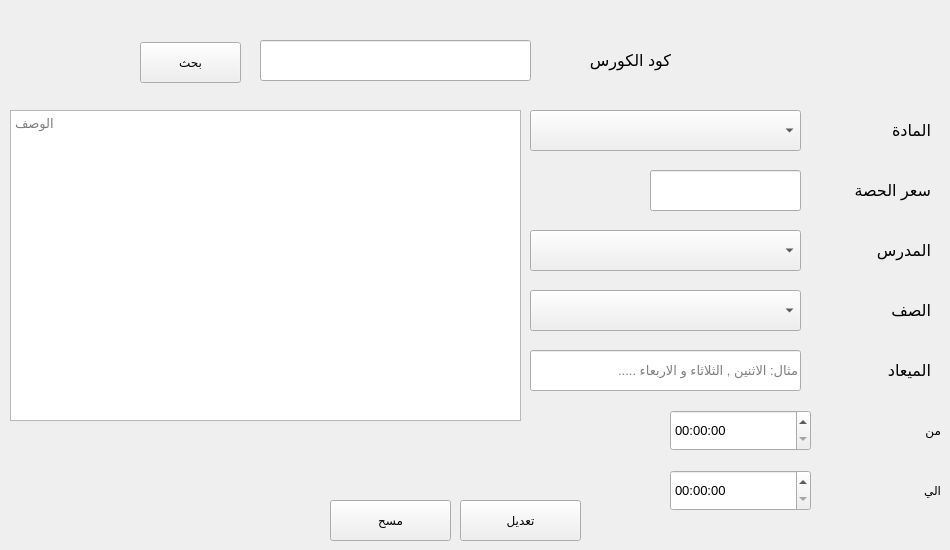
        <widget class="QWidget" name="tab_10">
         <attribute name="title">
          <string>تعديل / مسح</string>
         </attribute>
         <widget class="QLineEdit" name="lineEdit_7">
          <property name="geometry">
           <rect>
            <x>650</x>
            <y>170</y>
            <width>151</width>
            <height>41</height>
           </rect>
          </property>
          <property name="font">
           <font>
            <pointsize>10</pointsize>
           </font>
          </property>
         </widget>
         <widget class="QPushButton" name="pushButton_11">
          <property name="geometry">
           <rect>
            <x>460</x>
            <y>500</y>
            <width>121</width>
            <height>41</height>
           </rect>
          </property>
          <property name="font">
           <font/>
          </property>
          <property name="text">
           <string>تعديل</string>
          </property>
         </widget>
         <widget class="QComboBox" name="comboBox_5">
          <property name="geometry">
           <rect>
            <x>530</x>
            <y>290</y>
            <width>271</width>
            <height>41</height>
           </rect>
          </property>
          <property name="font">
           <font>
            <pointsize>10</pointsize>
           </font>
          </property>
          <item>
           <property name="text">
            <string/>
           </property>
          </item>
         </widget>
         <widget class="QComboBox" name="comboBox_6">
          <property name="geometry">
           <rect>
            <x>530</x>
            <y>230</y>
            <width>271</width>
            <height>41</height>
           </rect>
          </property>
          <property name="font">
           <font>
            <pointsize>10</pointsize>
           </font>
          </property>
          <item>
           <property name="text">
            <string/>
           </property>
          </item>
         </widget>
         <widget class="QLabel" name="label_6">
          <property name="geometry">
           <rect>
            <x>810</x>
            <y>230</y>
            <width>121</width>
            <height>41</height>
           </rect>
          </property>
          <property name="font">
           <font>
            <pointsize>12</pointsize>
           </font>
          </property>
          <property name="text">
           <string>المدرس</string>
          </property>
         </widget>
         <widget class="QLineEdit" name="lineEdit_8">
          <property name="geometry">
           <rect>
            <x>260</x>
            <y>40</y>
            <width>271</width>
            <height>41</height>
           </rect>
          </property>
          <property name="font">
           <font>
            <pointsize>10</pointsize>
           </font>
          </property>
         </widget>
         <widget class="QLabel" name="label_7">
          <property name="geometry">
           <rect>
            <x>810</x>
            <y>170</y>
            <width>121</width>
            <height>41</height>
           </rect>
          </property>
          <property name="font">
           <font>
            <pointsize>12</pointsize>
           </font>
          </property>
          <property name="text">
           <string>سعر الحصة</string>
          </property>
         </widget>
         <widget class="QLabel" name="label_8">
          <property name="geometry">
           <rect>
            <x>810</x>
            <y>110</y>
            <width>121</width>
            <height>41</height>
           </rect>
          </property>
          <property name="font">
           <font>
            <pointsize>12</pointsize>
           </font>
          </property>
          <property name="text">
           <string>المادة</string>
          </property>
         </widget>
         <widget class="QTextEdit" name="textEdit_2">
          <property name="geometry">
           <rect>
            <x>10</x>
            <y>110</y>
            <width>511</width>
            <height>311</height>
           </rect>
          </property>
          <property name="font">
           <font>
            <pointsize>10</pointsize>
           </font>
          </property>
          <property name="placeholderText">
           <string>الوصف</string>
          </property>
         </widget>
         <widget class="QLabel" name="label_9">
          <property name="geometry">
           <rect>
            <x>550</x>
            <y>40</y>
            <width>121</width>
            <height>41</height>
           </rect>
          </property>
          <property name="font">
           <font>
            <pointsize>12</pointsize>
           </font>
          </property>
          <property name="text">
           <string>كود الكورس</string>
          </property>
         </widget>
         <widget class="QLabel" name="label_10">
          <property name="geometry">
           <rect>
            <x>810</x>
            <y>290</y>
            <width>121</width>
            <height>41</height>
           </rect>
          </property>
          <property name="font">
           <font>
            <pointsize>12</pointsize>
           </font>
          </property>
          <property name="text">
           <string>الصف</string>
          </property>
         </widget>
         <widget class="QPushButton" name="pushButton_12">
          <property name="geometry">
           <rect>
            <x>140</x>
            <y>42</y>
            <width>101</width>
            <height>41</height>
           </rect>
          </property>
          <property name="font">
           <font/>
          </property>
          <property name="text">
           <string>بحث</string>
          </property>
         </widget>
         <widget class="QPushButton" name="pushButton_13">
          <property name="geometry">
           <rect>
            <x>330</x>
            <y>500</y>
            <width>121</width>
            <height>41</height>
           </rect>
          </property>
          <property name="font">
           <font/>
          </property>
          <property name="text">
           <string>مسح</string>
          </property>
         </widget>
         <widget class="QLineEdit" name="lineEdit_48">
          <property name="geometry">
           <rect>
            <x>530</x>
            <y>350</y>
            <width>271</width>
            <height>41</height>
           </rect>
          </property>
          <property name="font">
           <font>
            <pointsize>10</pointsize>
           </font>
          </property>
          <property name="placeholderText">
           <string>مثال: الاثنين , الثلاثاء و الاربعاء .....</string>
          </property>
         </widget>
         <widget class="QLabel" name="label_58">
          <property name="geometry">
           <rect>
            <x>810</x>
            <y>350</y>
            <width>121</width>
            <height>41</height>
           </rect>
          </property>
          <property name="font">
           <font>
            <pointsize>12</pointsize>
           </font>
          </property>
          <property name="text">
           <string>الميعاد</string>
          </property>
         </widget>
         <widget class="QTimeEdit" name="timeEdit_3">
          <property name="geometry">
           <rect>
            <x>670</x>
            <y>470</y>
            <width>141</width>
            <height>41</height>
           </rect>
          </property>
          <property name="font">
           <font>
            <pointsize>10</pointsize>
           </font>
          </property>
         </widget>
         <widget class="QLabel" name="label_59">
          <property name="geometry">
           <rect>
            <x>820</x>
            <y>470</y>
            <width>121</width>
            <height>41</height>
           </rect>
          </property>
          <property name="text">
           <string>الي</string>
          </property>
         </widget>
         <widget class="QTimeEdit" name="timeEdit_4">
          <property name="geometry">
           <rect>
            <x>670</x>
            <y>410</y>
            <width>141</width>
            <height>41</height>
           </rect>
          </property>
          <property name="font">
           <font>
            <pointsize>10</pointsize>
           </font>
          </property>
         </widget>
         <widget class="QLabel" name="label_60">
          <property name="geometry">
           <rect>
            <x>820</x>
            <y>410</y>
            <width>121</width>
            <height>41</height>
           </rect>
          </property>
          <property name="text">
           <string>من</string>
          </property>
         </widget>
         <widget class="QComboBox" name="comboBox_13">
          <property name="geometry">
           <rect>
            <x>530</x>
            <y>110</y>
            <width>271</width>
            <height>41</height>
           </rect>
          </property>
          <property name="font">
           <font>
            <pointsize>10</pointsize>
           </font>
          </property>
          <item>
           <property name="text">
            <string/>
           </property>
          </item>
         </widget>
        </widget>
